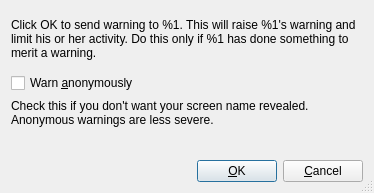
<ui version="4.0" stdsetdef="1" >
  <author></author>
  <comment></comment>
  <exportmacro></exportmacro>
  <class>WarnDlgBase</class>
  <widget class="QDialog" name="WarningDlg" >
    <property name="geometry" stdset="0" >
      <rect>
        <x>0</x>
        <y>0</y>
        <width>374</width>
        <height>193</height>
      </rect>
    </property>
    <property name="windowTitle" stdset="0" >
      <string>Send warning</string>
    </property>
    <property name="sizeGripEnabled" stdset="0" >
      <bool>true</bool>
    </property>
    <layout class="QVBoxLayout" >
      <property name="margin" stdset="0" >
        <number>11</number>
      </property>
      <property name="spacing" stdset="0" >
        <number>6</number>
      </property>
      <item>
        <widget class="QLabel" name="lblInfo" >
          <property name="text" stdset="0" >
            <string>Click OK to send warning to %1. This will raise %1's warning and limit his or her activity. Do this only if %1 has done something to merit a warning.</string>
          </property>
          <property name="alignment" stdset="0" >
            <set>Qt::AlignVCenter|Qt::AlignLeft</set>
          </property>
          <property name="wordWrap" >
            <bool>true</bool>
          </property>
        </widget>
      </item>
      <item>
        <widget class="QCheckBox" name="chkAnon" >
          <property name="text" stdset="0" >
            <string>Warn &amp;anonymously</string>
          </property>
        </widget>
      </item>
      <item>
        <widget class="QLabel" name="TextLabel4" >
          <property name="text" stdset="0" >
            <string>Check this if you don't want your screen name revealed.&#xd;
Anonymous warnings are less severe.</string>
          </property>
          <property name="alignment" stdset="0" >
            <set>Qt::AlignTop|Qt::AlignLeft</set>
          </property>
          <property name="wordWrap" >
            <bool>true</bool>
          </property>
        </widget>
      </item>
      <item>
        <layout class="QHBoxLayout" >
          <property name="margin" stdset="0" >
            <number>0</number>
          </property>
          <property name="spacing" stdset="0" >
            <number>6</number>
          </property>
          <item>
            <spacer name="Horizontal Spacing2" >
              <property name="sizeHint" >
                <size>
                  <width>20</width>
                  <height>20</height>
                </size>
              </property>
              <property name="sizeType" >
                <enum>QSizePolicy::Expanding</enum>
              </property>
              <property name="orientation" >
                <enum>Qt::Horizontal</enum>
              </property>
            </spacer>
          </item>
          <item>
            <widget class="QPushButton" name="buttonOk" >
              <property name="text" stdset="0" >
                <string>&amp;OK</string>
              </property>
              <property name="autoDefault" stdset="0" >
                <bool>true</bool>
              </property>
              <property name="default" stdset="0" >
                <bool>true</bool>
              </property>
            </widget>
          </item>
          <item>
            <widget class="QPushButton" name="buttonCancel" >
              <property name="text" stdset="0" >
                <string>&amp;Cancel</string>
              </property>
              <property name="autoDefault" stdset="0" >
                <bool>true</bool>
              </property>
            </widget>
          </item>
        </layout>
      </item>
    </layout>
  </widget>
  <pixmapfunction>qPixmapFromMimeSource</pixmapfunction>
  <connections>
    <connection>
      <sender>buttonOk</sender>
      <signal>clicked()</signal>
      <receiver>WarningDlg</receiver>
      <slot>accept()</slot>
    </connection>
    <connection>
      <sender>buttonCancel</sender>
      <signal>clicked()</signal>
      <receiver>WarningDlg</receiver>
      <slot>reject()</slot>
    </connection>
  </connections>
</ui>
